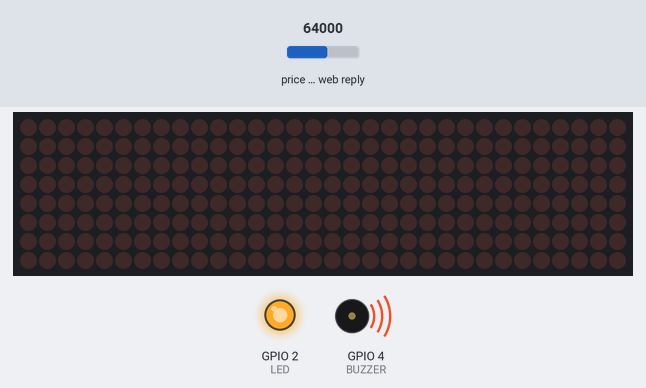
Recording of a sketch running on a simulated ESP32. Shown: 32×8 LED matrix, output pins drawn as LEDs (lit = HIGH), buzzer (waves = sounding, pin HIGH). The test bench sets the inputs (shaded band); at power-on: price in the web reply 64000. WiFi joins after 1.5 s; servers stay silent unless stated; web services answer with replies made up by the test bench; what the sketch prints to the serial monitor is not drawn.

Above: at 2.7 s.
2.8 s: price in the web reply set to 21580
At 4.53 s:
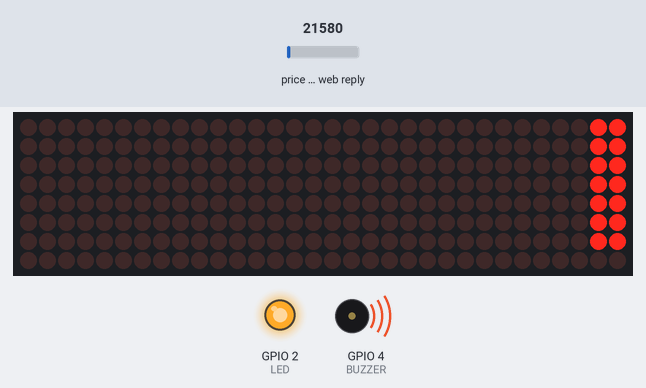
5.8 s: price in the web reply set to 39750
At 8.7 s:
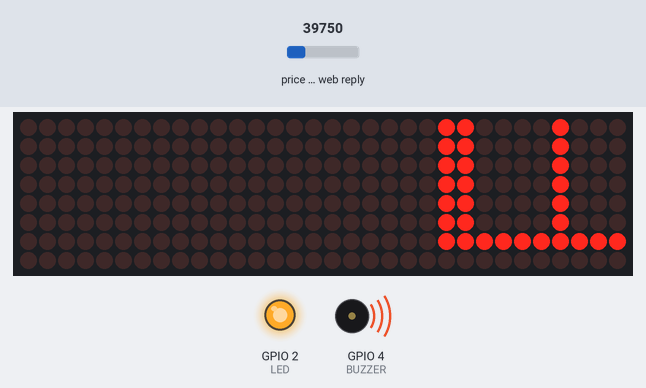
8.8 s: price in the web reply set to 59500
At 10.25 s:
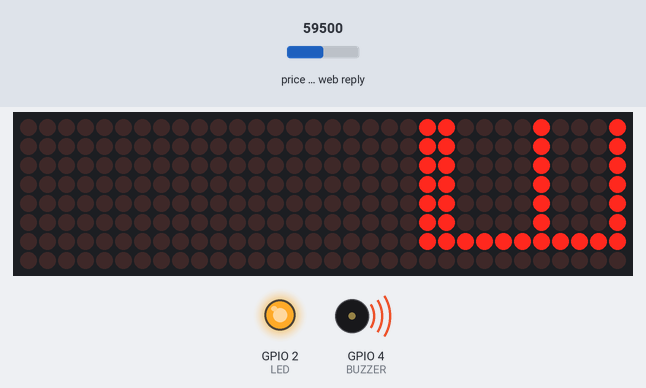
Timing chart, 0 to 11.8 s (numbered marks = the images above; inputs shaded):
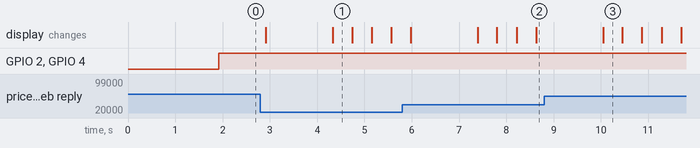

The sketch:

Bitcoin_Price_Alert_System.ino
```cpp
//Download all libraries from Libraries manager
#include <MD_Parola.h>
#include <MD_MAX72xx.h>
#include <SPI.h>
#include <Wire.h>
#include <HTTPClient.h>
//#include <NTPClient.h>
#include <WiFiUdp.h>
#include <ArduinoJson.h> //upgrade to latest version of 6.x.x
#include <WiFi.h>
#include <WiFiClientSecure.h>

//Wifi details
char wifiSSID[] = "Texoham" ;  // Enter your hotspot name
char wifiPASS[] = "T3x0h@m@2k20"; // Enter your hotspot password
String on_currency = "BTCGBP";
String on_sub_currency = on_currency.substring(3);
char conversion[20];

const uint16_t WAIT_TIME = 1000;


#define HARDWARE_TYPE MD_MAX72XX::FC16_HW //If your LEDs look odd try replacing ICSTATION_HW with one of these GENERIC_HW, FC16_HW, PAROLA_HW .

//Connections and Pinout
#define MAX_DEVICES 4
#define CLK_PIN   18
#define DATA_PIN  23
#define CS_PIN    5
#define LED 2
#define BUZZER 4

MD_Parola P = MD_Parola(HARDWARE_TYPE, CS_PIN, MAX_DEVICES);

// Scrolling parameters
uint8_t scrollSpeed = 50;    // default frame delay value
textEffect_t scrollEffect = PA_SCROLL_LEFT;
textPosition_t scrollAlign = PA_LEFT;
uint16_t scrollPause = 2000; // in milliseconds

// Global message buffers shared by Serial and Scrolling functions
#define  BUF_SIZE  75
char curMessage[BUF_SIZE] = { "" };
char newMessage[BUF_SIZE] = { "Hello! Enter new message?" };
bool newMessageAvailable = true;

///NEWCODE
const int httpsPort = 443;                                                          //Bitcoin price API powered by CoinDesk - https://www.coindesk.com/price/bitcoin
const String url = "http://api.coindesk.com/v1/bpi/currentprice/BTC.json";
const String historyURL = "http://api.coindesk.com/v1/bpi/historical/close.json";
const String cryptoCode = "BTC";

WiFiClient client;                                                            //Create a new WiFi client
HTTPClient http;

String formattedDate;                                                         //Create variables to store the date and time
String dayStamp;
String timeStamp;

double yesterdayPrice = 41090.00;
double prevPrice = 41066.00 ;
boolean priceChanged = false;
void setup(void)
{
  Serial.begin(115200);
  pinMode(LED, OUTPUT);
  pinMode(BUZZER, OUTPUT);
  //connect to local wifi
  WiFi.begin(wifiSSID, wifiPASS);
  Serial.println("Wifi Connecting ");
  while (WiFi.status() != WL_CONNECTED) {
    Serial.println("....");
  }
  Serial.println("Connected");
  P.begin();
  P.setIntensity(0);
  P.displayText(curMessage, scrollAlign, scrollSpeed, scrollPause, scrollEffect, scrollEffect);
}
int counta = 0;
void loop(void)
{
  if (P.displayAnimate()) {
    strcpy(curMessage, "Bitcoin Price Alert System");
    P.displayReset();
  }

  if (P.displayAnimate())
  { if (newMessageAvailable) {
      strcpy(curMessage, "Easy come, Rich Life");
      Serial.println("Bitcoin seems to be a very promising idea.");
    } P.displayReset();
  }

  ///NEW code
  Serial.print("Connecting to ");                                                       //Display url on Serial monitor for debugging
  Serial.println(url);

  http.begin(url);
  int httpCode = http.GET();                                                            //Get crypto price from API
  StaticJsonDocument <2000> doc;
  DeserializationError error = deserializeJson(doc, http.getString());

  if (error)                                                                            //Display error message if unsuccessful
  {
    Serial.print(F("deserializeJson Failed"));
    Serial.println(error.f_str());
    delay(2500);
    return;
  }

  Serial.print("HTTP Status Code: ");
  Serial.println(httpCode);

  String BTCUSDPrice = doc["bpi"]["USD"]["rate_float"].as<String>();                    //Store crypto price and update date in local variables
  String lastUpdated = doc["time"]["updated"].as<String>();
  http.end();

  Serial.print("Getting history...");
  StaticJsonDocument<2000> historyDoc;
  http.begin(historyURL);                                                               //Get historical crypto price from API
  int historyHttpCode = http.GET();
  DeserializationError historyError = deserializeJson(historyDoc, http.getString());

  if (historyError) {                                                                   //Display error message if unsuccessful
    Serial.print(F("deserializeJson(History) failed"));
    Serial.println(historyError.f_str());
    delay(2500);
    return;
  }

  Serial.print("History HTTP Status Code: ");
  Serial.println(historyHttpCode);
  JsonObject bpi = historyDoc["bpi"].as<JsonObject>();

  for (JsonPair kv : bpi) {
    yesterdayPrice = kv.value().as<double>();                                           //Store yesterday's crypto price
  }
  Serial.print("BTCUSD Price: ");                                                       //Display current price on serial monitor
  Serial.println(BTCUSDPrice.toDouble());
  Serial.print("Yesterday's Price: ");                                                  //Display yesterday's price on serial monitor
  Serial.println(yesterdayPrice);
  if (BTCUSDPrice.toDouble() != prevPrice) {
    priceChanged = true;
    //digitalWrite(BUZZER,LOW);
  }

 if (!priceChanged) {
  if (P.displayAnimate())
  {
      digitalWrite(LED, LOW);
      digitalWrite(BUZZER, LOW);
      char priceString[15]; // Adjust size as per your maximum expected double size
      dtostrf(BTCUSDPrice.toDouble(), 10, 2, priceString); // Convert the double to a string with 2 decimal places

      // Concatenate the static text and the double value
      strcpy(curMessage, "Bitcoin USD Price Now: ");
      strcat(curMessage, priceString); // Concatenate the double string

      Serial.println("Bitcoin USD Displaying");
      // Display the message or use it as needed
      // For example: displayMessage(curMessage);
      P.displayReset();
      delay(1000);
      digitalWrite(LED, HIGH);
    }
 }
 else {
  digitalWrite(BUZZER, HIGH);
    digitalWrite(LED, LOW);
      char priceString[15]  ; // Adjust size as per your maximum expected double size
      dtostrf(prevPrice, 10, 2, priceString); // Convert the double to a string with 2 decimal places
      // Concatenate the static text and the double value
      strcpy(curMessage, "Last Bitcoin Price: ");
      strcat(curMessage, priceString); // Concatenate the double string
      Serial.println("Previous Bitcoin USD Displaying");
      digitalWrite(LED, HIGH);
      P.displayReset();
      priceChanged = false;
      prevPrice = BTCUSDPrice.toDouble();
      //P.displayAnimate();
      delay(1000);
  }

    bool isUp = BTCUSDPrice.toDouble() >= yesterdayPrice;                                  //Check whether price has increased or decreased
    double percentChange;
    String dayChangeString = "24hr Change:";
    if (isUp)                                                                             //If price has increased from yesterday
    {
      percentChange = ((BTCUSDPrice.toDouble() - yesterdayPrice) / yesterdayPrice) * 100;
    }
    else                                                                                  //If price has decreased from yesterday
    {
      percentChange = ((yesterdayPrice - BTCUSDPrice.toDouble()) / yesterdayPrice) * 100;
      dayChangeString = dayChangeString + "-";
    }

    Serial.print("Percent Change: ");                                                     //Display the percentage change on the serial monitor
    Serial.println(percentChange);                                           //Display the current price

    //display.setTextSize(1);                                                               //Display the change percentage
    dayChangeString = dayChangeString + percentChange + "%";
    // printCenter(dayChangeString, 0, 55);
    // display.display();                                                                    //Execute the new display

    http.end();                                                                           //End the WiFi connection
    esp_sleep_enable_timer_wakeup(900000000);                                             //Sleep for 15 minutes
  }
```

Measured:
- what the display in image 1 shows lasts 0.4 s, from 4.3 s to 4.7 s
